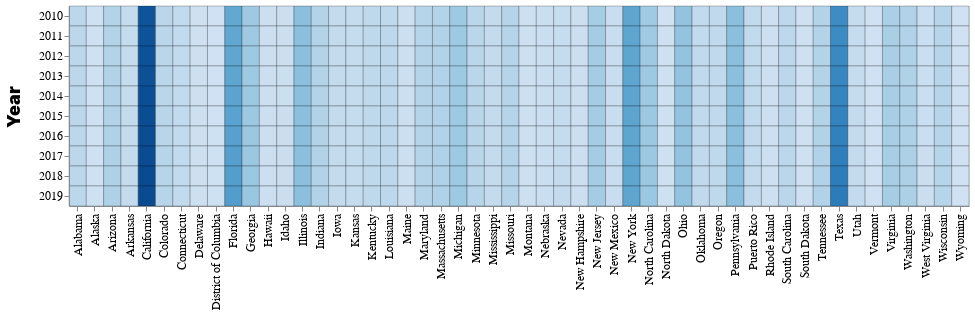

Notebook source saved alongside this figure:
### Code cell
heatmap = make_heatmap(df_reshaped, 'year', 'states', 'population', 'blues')
    heatmap

### Figure 1 — Vega-Lite specification as saved in the notebook (floating-point values rounded to 4 significant figures; data arrays with more than 128 entries replaced by an {"elided": "..."} marker saying what was removed)
{"config": {"view": {"continuousWidth": 300, "continuousHeight": 300}, "axis": {"labelFontSize": 12, "titleFontSize": 12}}, "data": {"name": "data-e5f4cbe83a57c145b59960675f135fc7"}, "mark": {"type": "rect"}, "encoding": {"color": {"aggregate": "max", "field": "population", "legend": null, "scale": {"scheme": "blues"}, "type": "quantitative"}, "stroke": {"value": "black"}, "strokeWidth": {"value": 0.25}, "x": {"axis": {"title": "", "titleFontSize": 18, "titleFontWeight": 900, "titlePadding": 15}, "field": "states", "type": "ordinal"}, "y": {"axis": {"labelAngle": 0, "title": "Year", "titleFontSize": 18, "titleFontWeight": 900, "titlePadding": 15}, "field": "year", "type": "ordinal"}}, "width": 900, "$schema": "https://vega.github.io/schema/vega-lite/v5.16.3.json", "datasets": {"data-e5f4cbe83a57c145b59960675f135fc7": {"elided": "520 records"}}}
